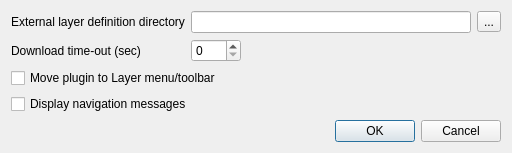
<?xml version="1.0" encoding="UTF-8"?>
<ui version="4.0">
 <class>Dialog</class>
 <widget class="QDialog" name="Dialog">
  <property name="geometry">
   <rect>
    <x>0</x>
    <y>0</y>
    <width>512</width>
    <height>143</height>
   </rect>
  </property>
  <property name="windowTitle">
   <string>IdahoLayerPlugin Settings</string>
  </property>
  <layout class="QGridLayout" name="gridLayout">
   <item row="0" column="0">
    <layout class="QVBoxLayout" name="verticalLayout">
     <item>
      <layout class="QFormLayout" name="formLayout">
       <item row="0" column="0">
        <widget class="QLabel" name="label">
         <property name="text">
          <string>External layer definition directory</string>
         </property>
        </widget>
       </item>
       <item row="0" column="1">
        <layout class="QHBoxLayout" name="horizontalLayout">
         <item>
          <widget class="QLineEdit" name="lineEdit_externalDirectory"/>
         </item>
         <item>
          <widget class="QToolButton" name="toolButton_externalDirectory">
           <property name="text">
            <string>...</string>
           </property>
          </widget>
         </item>
        </layout>
       </item>
       <item row="1" column="0">
        <widget class="QLabel" name="label_2">
         <property name="text">
          <string>Download time-out (sec)</string>
         </property>
        </widget>
       </item>
       <item row="1" column="1">
        <widget class="QSpinBox" name="spinBox_downloadTimeout">
         <property name="sizePolicy">
          <sizepolicy hsizetype="Fixed" vsizetype="Fixed">
           <horstretch>0</horstretch>
           <verstretch>0</verstretch>
          </sizepolicy>
         </property>
         <property name="minimumSize">
          <size>
           <width>50</width>
           <height>0</height>
          </size>
         </property>
         <property name="maximum">
          <number>600</number>
         </property>
         <property name="singleStep">
          <number>10</number>
         </property>
        </widget>
       </item>
      </layout>
     </item>
     <item>
      <widget class="QCheckBox" name="checkBox_MoveToLayer">
       <property name="text">
        <string>Move plugin to Layer menu/toolbar</string>
       </property>
      </widget>
     </item>
     <item>
      <widget class="QCheckBox" name="checkBox_NavigationMessages">
       <property name="text">
        <string>Display navigation messages</string>
       </property>
      </widget>
     </item>
     <item>
      <widget class="QDialogButtonBox" name="buttonBox">
       <property name="orientation">
        <enum>Qt::Horizontal</enum>
       </property>
       <property name="standardButtons">
        <set>QDialogButtonBox::Cancel|QDialogButtonBox::Ok</set>
       </property>
      </widget>
     </item>
    </layout>
   </item>
  </layout>
 </widget>
 <resources/>
 <connections>
  <connection>
   <sender>buttonBox</sender>
   <signal>accepted()</signal>
   <receiver>Dialog</receiver>
   <slot>accept()</slot>
   <hints>
    <hint type="sourcelabel">
     <x>248</x>
     <y>254</y>
    </hint>
    <hint type="destinationlabel">
     <x>157</x>
     <y>274</y>
    </hint>
   </hints>
  </connection>
  <connection>
   <sender>buttonBox</sender>
   <signal>rejected()</signal>
   <receiver>Dialog</receiver>
   <slot>reject()</slot>
   <hints>
    <hint type="sourcelabel">
     <x>316</x>
     <y>260</y>
    </hint>
    <hint type="destinationlabel">
     <x>286</x>
     <y>274</y>
    </hint>
   </hints>
  </connection>
 </connections>
</ui>
